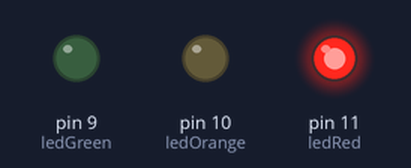
Simulated run of this sketch. Board: Arduino Uno, built with avr-gcc and run on an emulated ATmega328P. On the bench: output pins drawn as LEDs (lit = HIGH).

Above: at 1.5 s.
At 3.5 s:
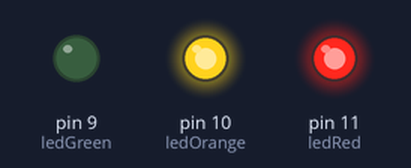
At 5.5 s:
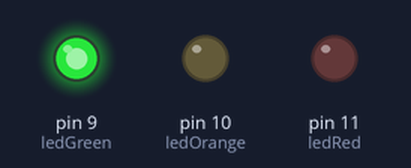
At 7.7 s:
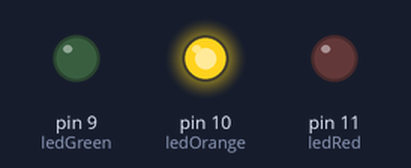
Timing chart, 0 to 11.1 s (numbered marks = the images above):
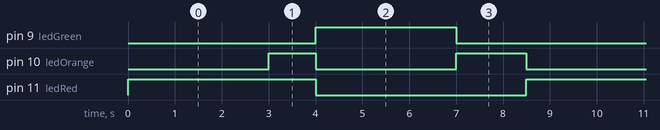

Measured:
- by itself, pin 9 (ledGreen): alternates HIGH for 3.0 s and LOW for 5.5 s
- by itself, pin 10 (ledOrange): repeats every 8.5 s: LOW 3.0 s, HIGH 1.5 s, LOW 3.0 s, HIGH 1.0 s
- by itself, pin 11 (ledRed): alternates HIGH for 4.0 s and LOW for 4.5 s

The sketch:

sketch_jul13c.ino
```cpp
int brightness = 0;

int ledRed=11;
int ledOrange=10;
int ledGreen=9;


int DELAY=5;

void setup() {
  // put your setup code here, to run once:
  pinMode(ledRed, OUTPUT);
  pinMode(ledOrange, OUTPUT);
  pinMode(ledGreen, OUTPUT);
}


void loop()
{
  digitalWrite(ledRed,HIGH);
  digitalWrite(ledOrange,LOW);
  digitalWrite(ledGreen,LOW);
  delay(3000);

  digitalWrite(ledRed,HIGH);
  digitalWrite(ledOrange,HIGH);
  digitalWrite(ledGreen,LOW);
  delay(1000);


  digitalWrite(ledRed,LOW);
  digitalWrite(ledOrange,LOW);
  digitalWrite(ledGreen,HIGH);
  delay(3000);


  digitalWrite(ledRed,LOW);
  digitalWrite(ledOrange,HIGH);
  digitalWrite(ledGreen,LOW);
  delay(1500);

}
```
